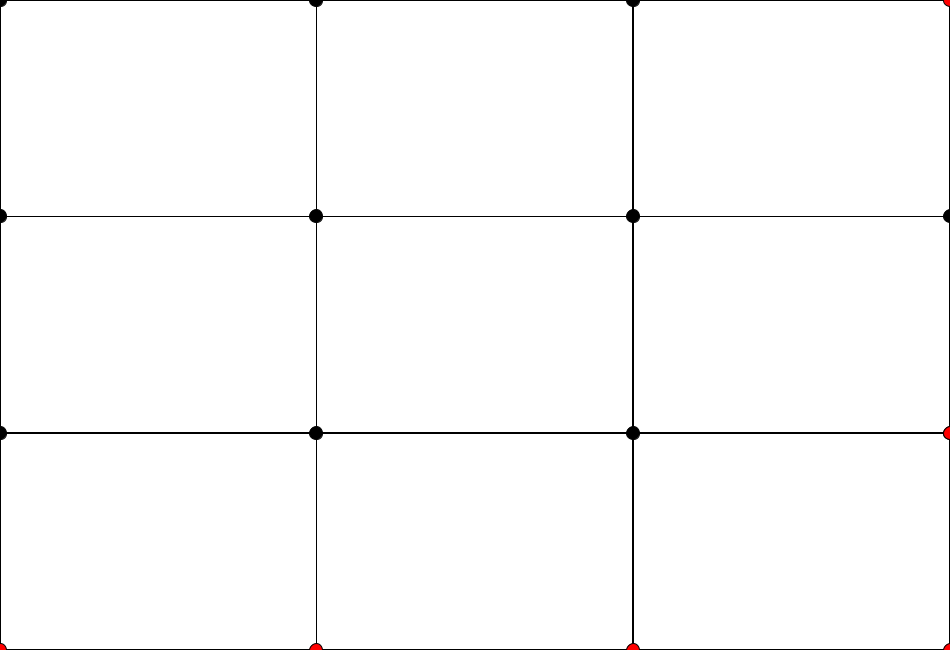
Frame 1 (no input)
Frame 60 (the mouse pressed at the canvas centre just before this capture): identical to frame 1, image omitted
Frame 120 (the mouse held since frame 60 and released just before this capture): identical to frame 1, image omitted

The Processing sketch that drew this single still picture (run headless with seeded random() and noise(); from frame 60 on, the mouse is pressed at the canvas centre):

// Processing sketch: HomeScreen
// ── HomeScreen.pde
//Global Variables
color black=0, resetWhite=255, red=color(255, 0, 0); //Not night mode (lots of blue)
float rectWidth, rectHeight, ptDiameter;
//Points are organized by row and actually ... hint-hint ... value 
float ptX1, ptY1, ptX2, ptY2, ptX3, ptY3, ptX4, ptY4; //Organized pts into rows
float ptX5, ptY5, ptX6, ptY6, ptX7, ptY7, ptX8, ptY8;
float ptX9, ptY9, ptX10, ptY10, ptX11, ptY11, ptX12, ptY12;
float ptX13, ptY13, ptX14, ptY14, ptX15, ptY15, ptX16, ptY16;
//
void setup() 
{
  size(950, 650); //fillScreen(); //displayWidth, displayHeight
  displayOrientation();
  //
  //Population
  rectWidth = appWidth*1/3;
  rectHeight = appHeight*1/3;
  ptDiameter = appWidth*1/70;
  ptX1 = appWidth*0;
  ptY1 = appHeight*0;
  ptX2 = appWidth*1/3;
  ptY2 = ptY1;
  ptX3 = appWidth*2/3;
  ptY3 = ptY1;
  ptX4 = appWidth*3/3;
  ptY4 = ptY1;
  ptX5 = ptX1;
  ptY5 = appHeight*1/3;
  ptX6 = ptX2;
  ptY6 = ptY5;
  ptX7 = ptX3;
  ptY7 = ptY5;
  ptX8 = ptX4;
  ptY8 = ptY5;
  ptX9 = ptX1;
  ptY9 = appHeight*2/3;
  ptX10 = ptX2;
  ptY10 = ptY9;
  ptX11 = ptX3;
  ptY11 = ptY9;
  ptX12 = ptX4;
  ptY12 = ptY9;
  ptX13 = ptX1;
  ptY13 = appHeight*3/3;
  ptX14 = ptX2;
  ptY14 = ptY13;
  ptX15 = ptX3;
  ptY15 = ptY13;
  ptX16 = ptX4;
  ptY16 = ptY13;
}//End setup
//
void draw() {
  rect(ptX1, ptY1, rectWidth, rectHeight);
  rect(ptX2, ptY2, rectWidth, rectHeight);
  rect(ptX3, ptY3, rectWidth, rectHeight);
  rect(ptX4, ptY4, rectWidth, rectHeight);
  rect(ptX5, ptY5, rectWidth, rectHeight);
  rect(ptX6, ptY6, rectWidth, rectHeight);
  rect(ptX7, ptY7, rectWidth, rectHeight);
  rect(ptX8, ptY8, rectWidth, rectHeight);
  rect(ptX9, ptY9, rectWidth, rectHeight);
  rect(ptX10, ptY10, rectWidth, rectHeight);
  rect(ptX11, ptY11, rectWidth, rectHeight);
  fill(black);
  //Starting pts for rect() must be 1-9 & filled black
  ellipse(ptX1, ptY1, ptDiameter, ptDiameter);
  ellipse(ptX2, ptY2, ptDiameter, ptDiameter);
  ellipse(ptX3, ptY3, ptDiameter, ptDiameter);
  ellipse(ptX5, ptY5, ptDiameter, ptDiameter);
  ellipse(ptX6, ptY6, ptDiameter, ptDiameter);
  ellipse(ptX7, ptY7, ptDiameter, ptDiameter);
  ellipse(ptX8, ptY8, ptDiameter, ptDiameter);
  ellipse(ptX9, ptY9, ptDiameter, ptDiameter);
  ellipse(ptX10, ptY10, ptDiameter, ptDiameter);
  ellipse(ptX11, ptY11, ptDiameter, ptDiameter);
  //
  fill(red);
  //Points for all other ellipses must be red
  ellipse(ptX4, ptY4, ptDiameter, ptDiameter);
  ellipse(ptX8, ptY9, ptDiameter, ptDiameter);
  ellipse(ptX12, ptY12, ptDiameter, ptDiameter);
  ellipse(ptX13, ptY13, ptDiameter, ptDiameter);
  ellipse(ptX14, ptY14, ptDiameter, ptDiameter);
  ellipse(ptX15, ptY15, ptDiameter, ptDiameter);
  ellipse(ptX16, ptY16, ptDiameter, ptDiameter);
  fill(resetWhite); //Best Practice
}//End draw
//
void keyPressed() {
}//End keyPressed
//
void mousePressed() {
}//End mousePressed
//
//End MAIN Program

// ── Display.pde
int appWidth, appHeight;
//
void displayOrientation() {
  //Display Orientation 
  println(width, height, displayWidth, displayHeight);
  String ls="Landscape or Square", p="portrait", DO="Display Orientation:", instruct="bruh, turn da phun";
  //Swap display key variables for testing 
   appWidth = width; //displayWidth
   appHeight = height; //displayHeight
  String orientation = (appWidth >= appHeight ) ? ls : p ; //Ternary Operator, repeats IF-ELSE
  println (DO, orientation );
  //if ( orientation==p) println(instruct); //Testing the orientation variable 
  if (orientation==ls) {
    println("Good to Go");
  } else { //Break our app if not landscape 
    println(instruct);
    appWidth *= 0; //appWidth = appWidth*0
    appHeight *= 0;
  }
  println("App Geometry is:", "\tApp Width:", appWidth, "\t\tApp Height:", appHeight);
}//End displayOrientation
